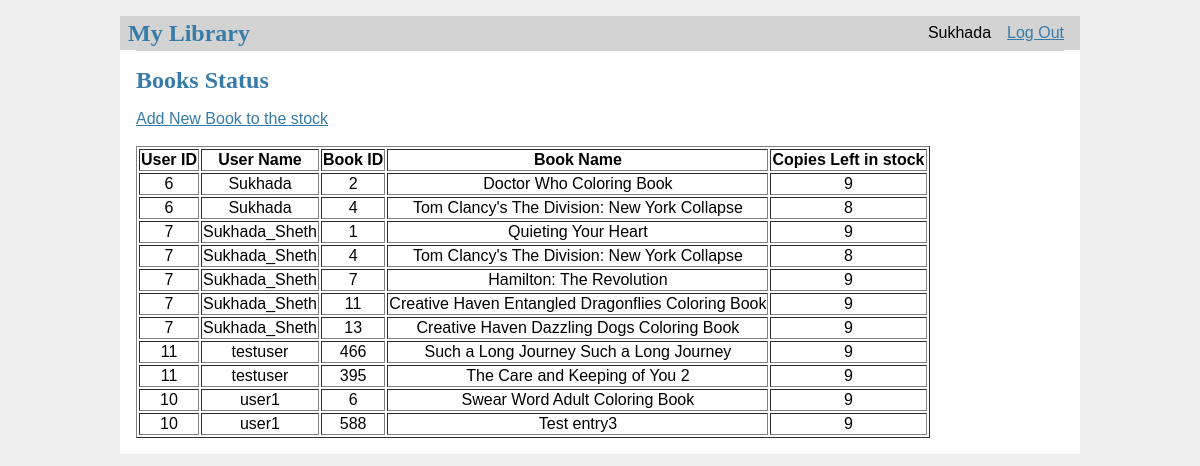
The page /trackthebooks/ (signed in) on the database its author committed.
### tables this page shows
CREATE TABLE user (
  id INTEGER PRIMARY KEY AUTOINCREMENT,
  username TEXT UNIQUE NOT NULL,
  password TEXT NOT NULL
, role text not null default "user");

CREATE TABLE library(
user_id INTEGER,
book_id INTEGER);

CREATE TABLE Book(
	book_id int not null primary key,
    book_name varchar(255),
    isbn_10 varchar(255),
    isbn_13 varchar(255),
    book_genre_id int,
    book_publisher_id int
, qty int not null default 10);

### flasklibrary/library.py (the view)
@bp.route('/trackthebooks/',methods=('GET', 'POST'))
def trackthebooks():
        db = get_db()
        book_tracker = db.execute(
                        'select user.id, username,  library.book_id , book.book_name , qty '
                        'from library '
                        'inner join user on library.user_id = user.id '
                        'inner join Book on library.book_id = book.book_id;'
                        )
        return render_template('library/trackthebooks.html', book_tracker=book_tracker  )

### flasklibrary/auth.py (called while the page is built)
@bp.before_app_request
def load_logged_in_user():
    user_id = session.get('user_id')
    if user_id is None:
        g.user = None
    else:
        g.user = get_db().execute(
            'SELECT * FROM user WHERE id = ?', (user_id,)
        ).fetchone()

### flasklibrary/db.py (called while the page is built)
def get_db():
    if 'db' not in g:
        g.db = sqlite3.connect(
            current_app.config['DATABASE'],
            detect_types=sqlite3.PARSE_DECLTYPES
        )
        g.db.row_factory = sqlite3.Row
    return g.db

### flasklibrary/templates/library/trackthebooks.html (shortened to what this page needs)
{% extends 'base.html' %}
{% block content %}
  <h1>Books Status</h1>
  <a href="{{ url_for('library.index') }}">Add New Book to the stock</a>
  <br><br>
  <table border="1">
      <tr>
          <th>User ID</th>
          <th>User Name</th>
          <th>Book ID</th>
          <th>Book Name</th>
          <th>Copies Left in stock</th>
      </tr>
      {% for book in book_tracker %}
          <tr>
              <td>{{ book['id'] }}</td>
              <td>{{ book['username'] }}</td>
              <td>{{ book['book_id'] }}</td>
              <td>{{ book['book_name'] }}</td>
              <td>{{ book['qty'] }}
          </tr>
      {% endfor %}
  </table>
{% endblock %}

### flasklibrary/templates/base.html (shortened to what this page needs)
<!doctype html>
<link rel="stylesheet" href="{{ url_for('static', filename='style.css') }}">
<nav>
  <h1>My Library</h1>
  <ul>
    {% if g.user %}
      <li><span>{{ g.user['username'] }}</span>
      <li><a href="{{ url_for('auth.logout') }}">Log Out</a>
    {% else %}
      <li><a href="{{ url_for('auth.register') }}">Register</a>
      <li><a href="{{ url_for('auth.login') }}">Log In</a>
    {% endif %}
  </ul>
</nav>
<section class="content">
  <header>
  </header>
  {% block content %}{% endblock %}
</section>

### flasklibrary/static/style.css (style rules this page uses)
h1, h2, h3, h4, h5, h6 { font-family: serif; color: #377ba8; margin: 1rem 0; }
a { color: #377ba8; }
nav { background: lightgray; display: flex; align-items: center; padding: 0 0.5rem; }
nav h1 { flex: auto; margin: 0; }
nav ul { display: flex; list-style: none; margin: 0; padding: 0; }
nav ul li a, nav ul li span, header .action { display: block; padding: 0.5rem; }
.content { padding: 0 1rem 1rem; }
.content > header { border-bottom: 1px solid lightgray; display: flex; align-items: flex-end; }
.content:last-child { margin-bottom: 0; }
td,tr,th { text-align: center; }

### rows shown on the page
user: user.username "Sukhada"
library: id "6", username "Sukhada", book_id "2", book_name "Doctor Who Coloring Book", qty "9"
library: id "6", username "Sukhada", book_id "4", book_name "Tom Clancy's The Division: New York Collapse", qty "8"
library: id "7", username "Sukhada_Sheth", book_id "1", book_name "Quieting Your Heart", qty "9"
library: id "7", username "Sukhada_Sheth", book_id "4", book_name "Tom Clancy's The Division: New York Collapse", qty "8"
library: id "7", username "Sukhada_Sheth", book_id "7", book_name "Hamilton: The Revolution", qty "9"
library: id "7", username "Sukhada_Sheth", book_id "11", book_name "Creative Haven Entangled Dragonflies Coloring Book", qty "9"
library: id "7", username "Sukhada_Sheth", book_id "13", book_name "Creative Haven Dazzling Dogs Coloring Book", qty "9"
library: id "11", username "testuser", book_id "466", book_name "Such a Long Journey Such a Long Journey", qty "9"
library: id "11", username "testuser", book_id "395", book_name "The Care and Keeping of You 2", qty "9"
library: id "10", username "user1", book_id "6", book_name "Swear Word Adult Coloring Book", qty "9"
library: id "10", username "user1", book_id "588", book_name "Test entry3", qty "9"
